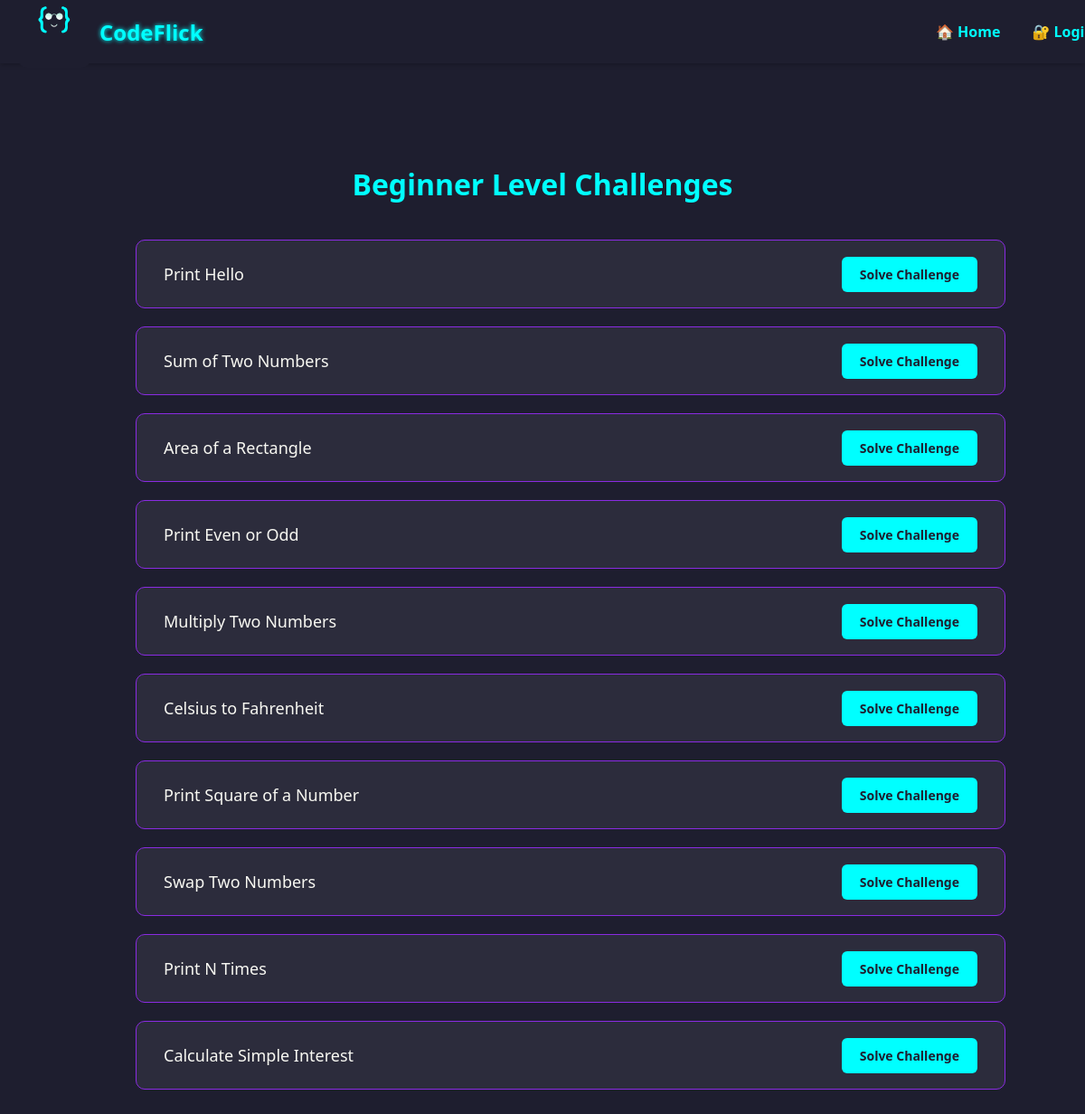
Page /questions/beginner/ on the committed database.
### translator/models.py (models this page shows, shortened)
class Question(models.Model):
    level = models.CharField(max_length=15, choices=Level.choices)
    title = models.CharField(max_length=255)
    description = models.TextField()

### translator/views.py (the view)
# urls.py: path('questions/<str:level>/', views.question_list, name='question_list'),
def question_list(request, level):
    questions = Question.objects.filter(level=level)
    return render(request, 'translator/question_list.html', {
        'level': level,
        'questions': questions
    })

### translator/templates/translator/question_list.html (shortened to what this page needs)
{% extends 'translator/base.html' %}
{% load static %}
{% block content %}
<div class="page-container">
  <div class="question-page-container">
    <h2 class="question-title">{{ level|title }} Level Challenges</h2>
    <div class="challenge-list">
      {% for question in questions %}
        <div class="challenge-card">
          <div class="challenge-left">
            <span class="challenge-title">{{ question.title }}</span>
          </div>
          <div class="challenge-right">
            <a href="{% url 'translate' question.id %}" class="solve-btn">Solve Challenge</a>
          </div>
        </div>
      {% empty %}
        <p>No challenges available yet for this level.</p>
      {% endfor %}
    </div>
  </div>
  </div>
{% endblock %}

### translator/templates/translator/base.html (shortened to what this page needs)
{% load static %}
<!DOCTYPE html>
<html lang="en">
<head>
  <link rel="stylesheet" href="{% static 'css/theme-dark.css' %}">
</head>
<body>
  {% include 'translator/navbar.html' %}
  {% block content %}{% endblock %}
</body>
</html>

### translator/templates/translator/navbar.html
{% load static %}
<div class="navbar">
  <div class="container">
    <a href="{% url 'hero' %}" class="brand-logo">
      <img src="{% static 'images/logo.png' %}" class="logo-icon" alt="CodeFlick Logo">
      <span class="logo-text">CodeFlick</span>
    </a>
    <div class="nav-links">
      {% if request.path == '/' %}
        <a href="{% url 'home' %}">🏠 Home</a>
        <a href="{% url 'login' %}">🔐 Login</a>
      {% else %}
        {% if user.is_authenticated %}
          <a href="{% url 'home' %}">🏠 Home</a>
          <a href="{% url 'dashboard' %}">📊 Dashboard</a>
          <a href="{% url 'history' %}">📂 History</a>
          <a href="{% url 'profile' %}">👤 Profile</a>
          <form action="{% url 'logout' %}" method="post" style="display: inline;">
  <form action="{% url 'logout' %}" method="post" style="display: inline;">
  {% csrf_token %}
  <button type="submit" style="background: none; border: none; color: #00ffff; cursor: pointer; font-weight: bold; display: flex; align-items: center; gap: 5px;">
    <span>🔓</span> Logout
  </button>
</form>
</form>
        {% else %}
          <a href="{% url 'home' %}">🏠 Home</a>
          <a href="{% url 'login' %}">🔐 Login</a>
        {% endif %}
      {% endif %}
    </div>
  </div>
</div>

### static/css/theme-dark.css (style rules this page uses)
body { background-color: #1e1e2f; color: #f8f8f2; font-family: 'Segoe UI', sans-serif; margin: 0; padding-top: 60px; overflow-y: scroll; scroll-behavior: smooth; }
.page-container { padding-top: 80px; max-width: 1200px; margin: 0 auto; padding-left: 20px; padding-right: 20px; }
.navbar { background-color: #1e1e2f; color: #fff; padding: 10px 0; font-family: 'Segoe UI', sans-serif; box-shadow: 0 2px 5px rgba(0, 0, 0, 0.2); position: fixed; top: 0; width: 100%; z-index: 1000; }
.navbar .container { max-width: 1200px; margin: 0 auto; padding: 0 20px; display: flex; justify-content: space-between; align-items: center; height: 50px; }
.brand-logo { display: flex; align-items: center; text-decoration: none; color: #00ffff; font-weight: bold; font-size: 1.5rem; }
.logo-icon { width: 80; height: 80px; border-radius: 10px; margin-right: 10px; object-fit: contain; }
.logo-text { text-shadow: 0 0 5px #00ffff; }
.nav-links { display: flex; align-items: center; gap: 15px; }
.nav-links a { color: #00ffff; text-decoration: none; font-weight: bold; display: flex; align-items: center; font-size: 1rem; padding: 5px 10px; }
.container { max-width: 1200px; margin: auto; padding: 20px; }
:root { --primary: #00ffff; --accent: #8a2be2; --bg: #1e1e2f; --text: #f8f8f2; }
.container { width: 100vw; height: 100vh; display: flex; align-items: center; justify-content: center; background: var(--bg); }

### translator/templates/translator/question_list.html (style rules this page uses)
body { margin: 0; padding: 0; overflow-y: scroll; }
.question-page-container { padding: 5px 40px 60px; max-width: 900px; margin: 0 auto; }
.question-title { text-align: center; color: #00ffff; font-size: 32px; font-weight: bold; margin-bottom: 40px; }
.challenge-list { display: flex; flex-direction: column; gap: 20px; }
.challenge-card { background-color: #2c2c3c; border: 1px solid #8a2be2; border-radius: 10px; padding: 25px 30px; display: flex; justify-content: space-between; align-items: center; transition: background 0.3s ease; width: 100%; }
.challenge-title { color: #f8f8f2; font-size: 18px; font-weight: 500; }
.solve-btn { background-color: #00ffff; color: #1e1e2f; padding: 10px 20px; border-radius: 6px; text-decoration: none; font-weight: 600; font-size: 14px; transition: background-color 0.3s ease; }

### translator/templates/translator/base.html (style rules this page uses)
body { padding-top: 70px; }

### rows in the picture
Question: title "Print Hello"
Question: title "Sum of Two Numbers"
Question: title "Area of a Rectangle"
Question: title "Print Even or Odd"
Question: title "Multiply Two Numbers"
Question: title "Celsius to Fahrenheit"
Question: title "Print Square of a Number"
Question: title "Swap Two Numbers"
Question: title "Print N Times"
Question: title "Calculate Simple Interest"

### other values in the picture
{{ level|title }} "Beginner"
